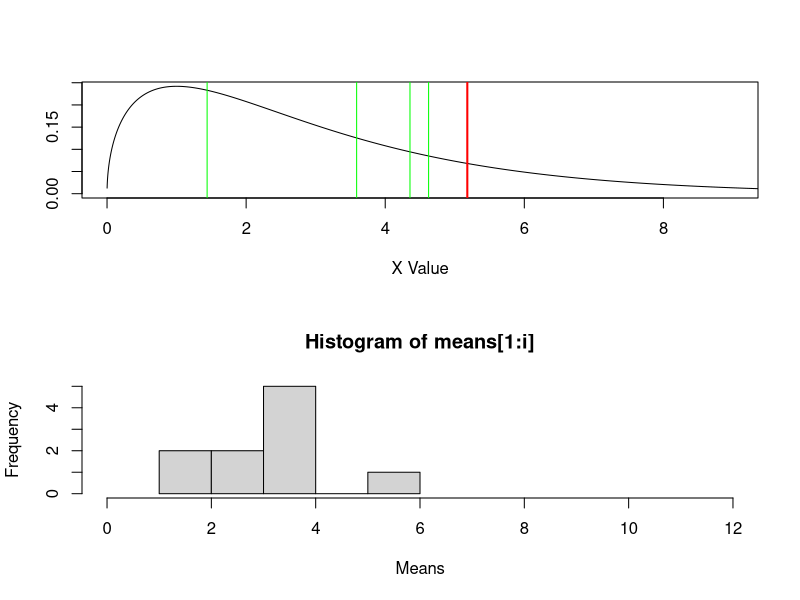
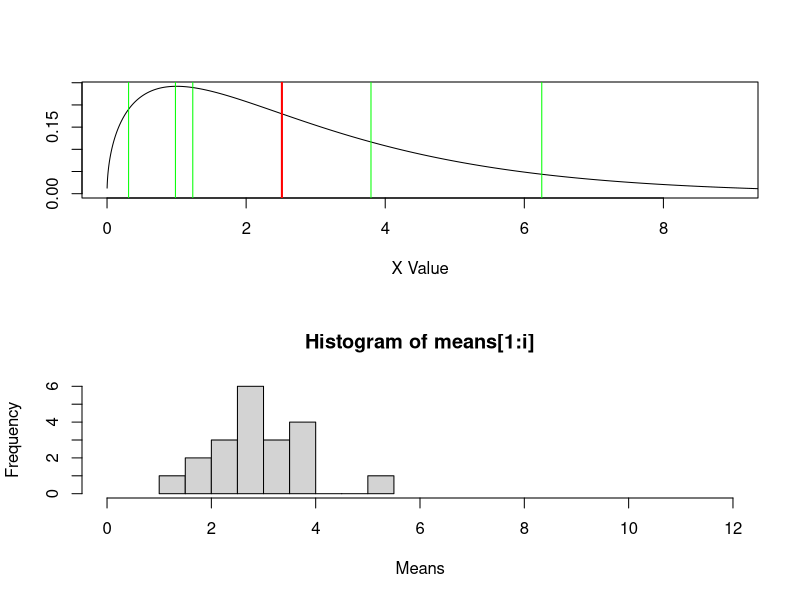
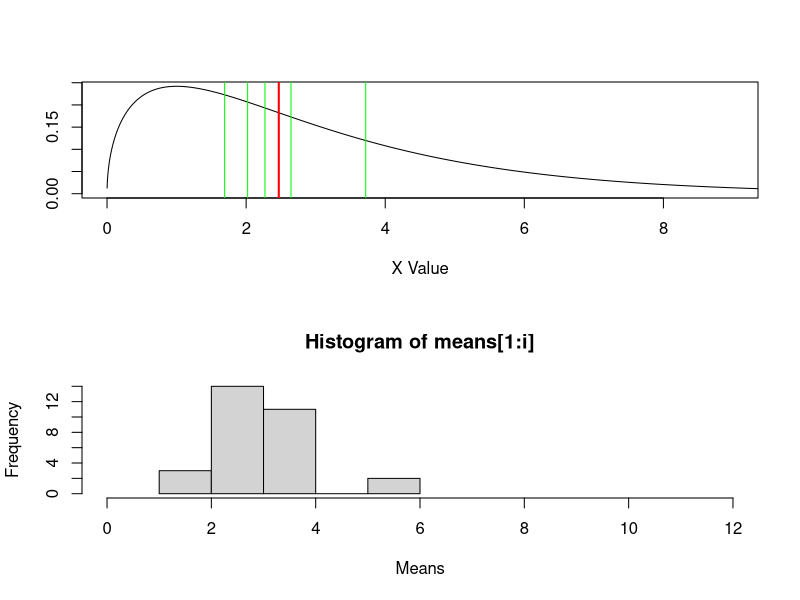
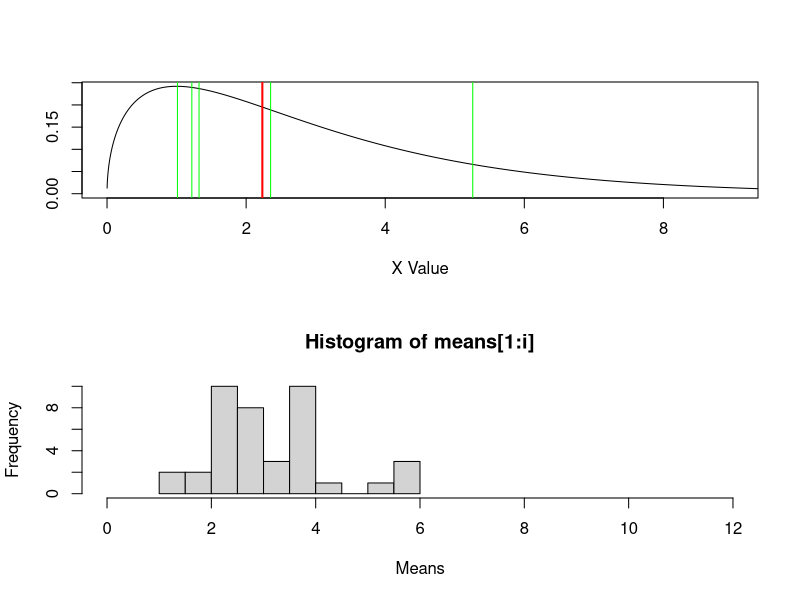
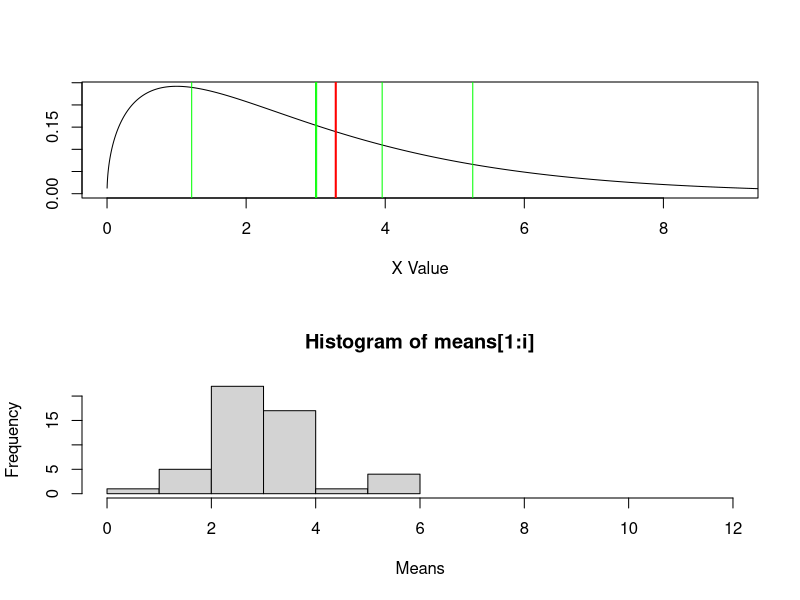
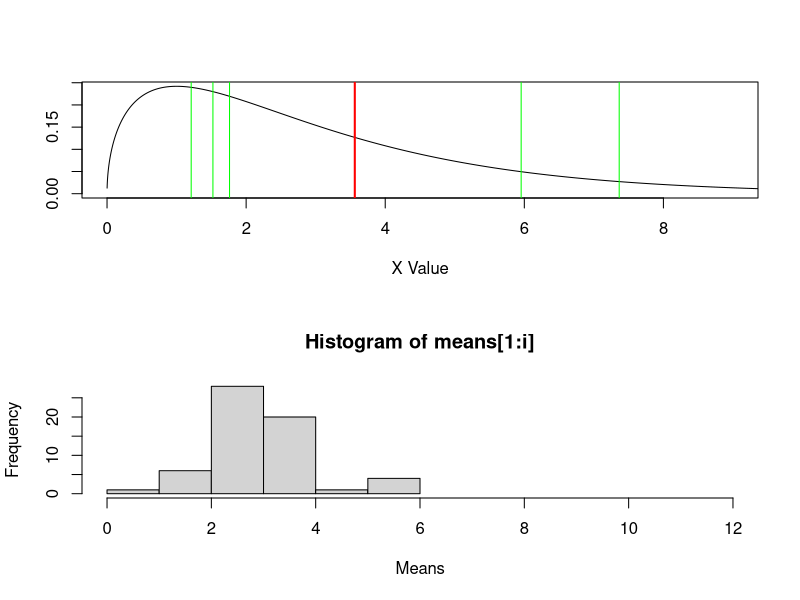
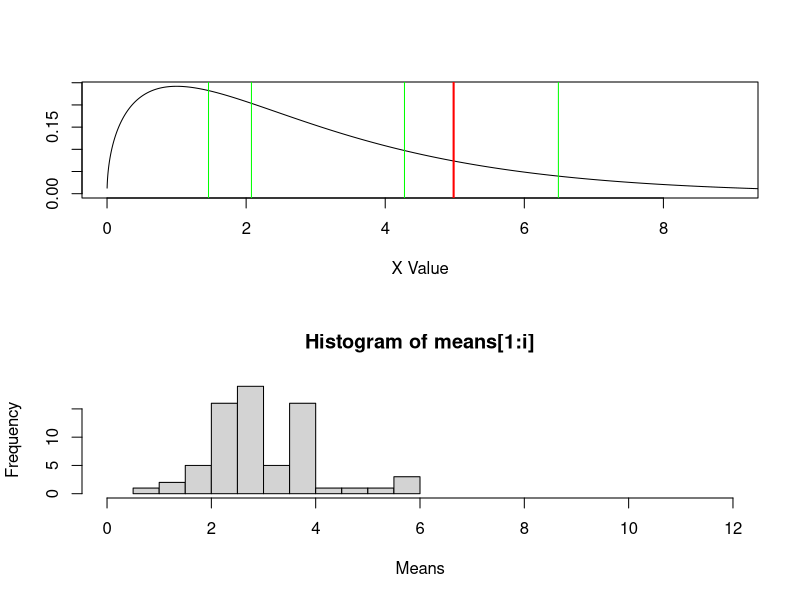
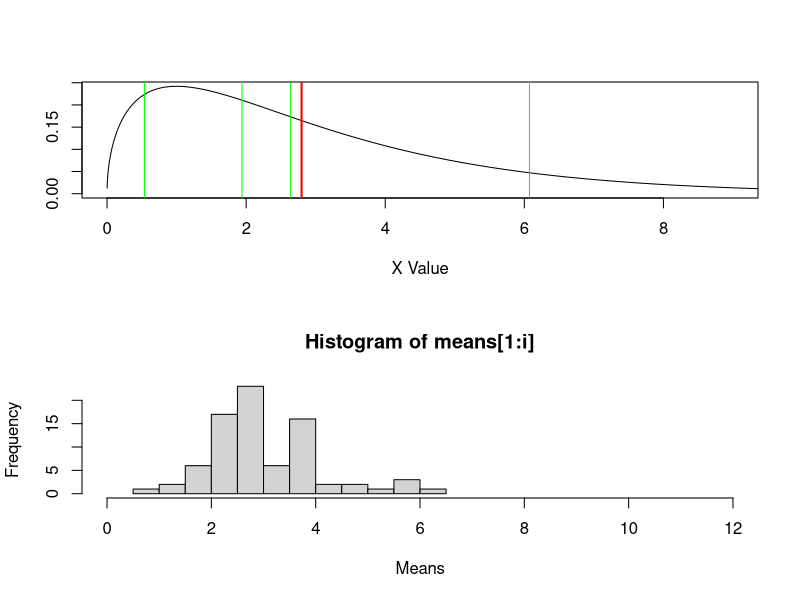

Write the R code that produced these figures, in order.
# Author: Jeremy Werner

# This script takes a sample from a skewed distribution (chi^2 with given degrees of 
#  freedom) of size 'sample_n' and calculates its average. The sample points are plotted
#  as green vertical lines and the sample mean in red over the theoretical density as the
#  first graph. The sampling is repeated 'iterations' times and the means of each sample 
#  are plotted in a histogram below. With more iterations and/or larger sample n, the 
#  histogram will become more and more symmetric, hence loosely demonstrating the Central
#  Limit Theorem through repeated sampling. Also, the script will only graph every 
#  'graph_every' iteration to avoid large amounts of iterations taking too long.

######
iterations = 100
graph_every = 10
sample_n = 5
chi_df = 3
######

# Pre-computing the chi^2 density for quick iterative plotting
xval = (1:100000)/1000
yvals = dchisq(xval, df = chi_df)

par(mfrow = c(2,1))
means = rep(-1, iterations)

for(i in 1:iterations){
	rsamp=rchisq(sample_n, df = chi_df)
	m = mean(rsamp)
	means[i] = m
	if(i %% graph_every == 0){
		plot(xval,yvals, xlim = c(0,3*chi_df), type = "l", ylab = "", xlab = "X Value")
		for(k in 1:sample_n){
			abline(v = rsamp[k], col = "green", lwd = 1)
		}
	
		abline(v=m, col = "red", lwd = 2)
		hist(means[1:i], xlab = "Means", xlim = c(0,3+3*chi_df))
	}
} 

